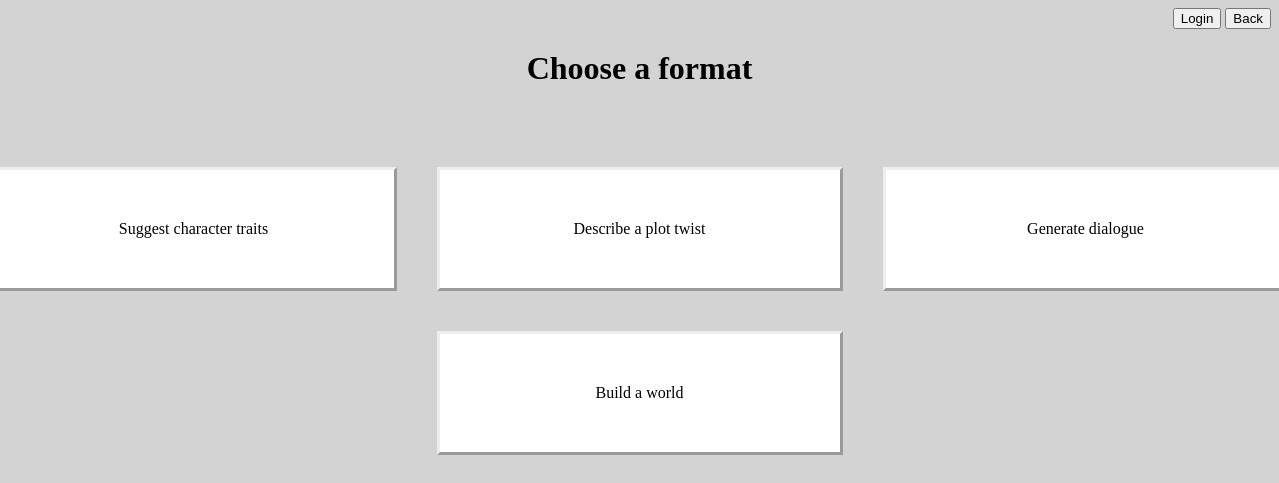
Screenshot of /src/choice.php?subject=3 with the database file from the repository.
### tables this page shows
CREATE TABLE choices (
    id INT AUTO_INCREMENT PRIMARY KEY,
    choice VARCHAR(255),
    prompt TEXT
);

### src/choice.php (the view, shortened to what this page needs)
<?php
require("connection.php");
$Database = $dbh->prepare("SELECT choices.* FROM choices INNER JOIN tags ON choices.id = tags.choice_id WHERE tags.subject_id = :id");
$subjectId = filter_var($_GET['subject'], FILTER_SANITIZE_NUMBER_INT);
$Database->bindParam(':id',$subjectId);
$Database->execute();
$choices = $Database->fetchAll(PDO::FETCH_ASSOC);
?>
<!DOCTYPE html>
<html lang="en">
<head>
    <link rel="stylesheet" href="style.css">
</head>
<body>
    <nav class="right-button-login">
        <?php if (empty($_SESSION["loggedInUser"])) { ?>
            <a href="login-logout/login.php"><button class="login-button">Login</button></a>
            <a href="homepage.php"><button class="back">Back</button></a>
        <?php } ?>
    </nav>
    <div class="title-center-home">
        <h1>Choose a format</h1>
    </div>
    <div class="center-boxes-two">
        <div class="row-boxes">
            <?php
            $counter = 0;
            foreach ($choices as $choice) {
                if ($counter % 3 == 0) { ?>
                    <div class="row">
                <?php } ?>
                <a href="prompt.php?subject=<?=$_GET['subject'];?>&choice=<?=$choice['id'];?>"><p class="boxes-two"><?= $choice['choice'];?></p></a>
                <?php
                $counter++;
                if ($counter % 3 == 0) { ?>
                    </div>
                <?php }
            }
            if ($counter % 3 != 0) { ?>
                </div>
            <?php } ?>
        </div>
    </div>
</body>
</html>

### src/style.css (style rules this page uses)
body { background-color: lightgray; }
.title-center-home { text-align: center; }
.center-boxes-two { display: flex; justify-content: center; align-items: center; margin-top: 60px; }
.row-boxes { display: flex; justify-content: center; flex-wrap: wrap; width: 100%; }
.row { display: flex; justify-content: center; width: 100%; }
.boxes-two { flex: 1 1 33%; text-align: center; padding: 50px; margin: 20px; width: 300px; border-style: outset; text-align: center; background-color: white; }
a { text-decoration: none; color: black; }
.right-button-login { text-align: right; }

### rows the page displays
choices: choice "Suggest character traits"
choices: choice "Describe a plot twist"
choices: choice "Generate dialogue"
choices: choice "Build a world"
